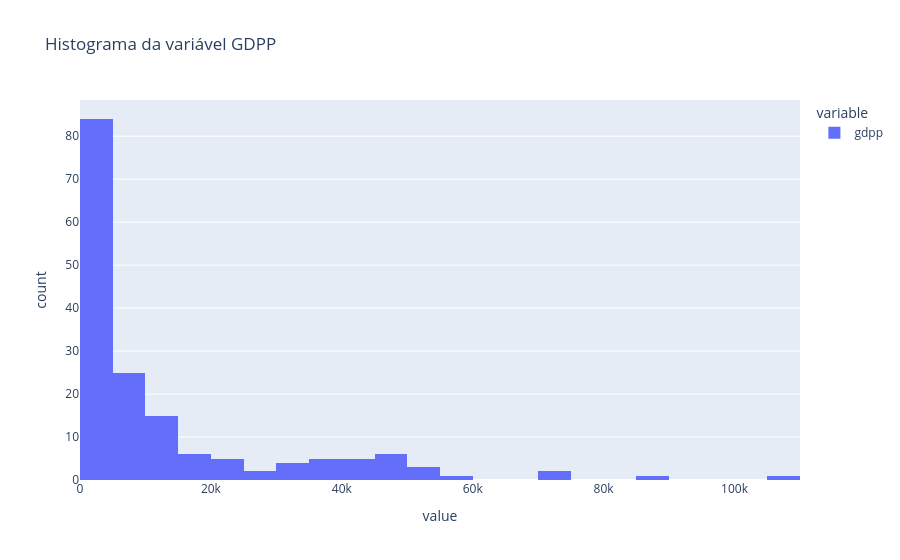

Source (notebook cell):
### Code cell
# Distribuição da variável GDPP (PIB per capita)
px.histogram(df_countries['gdpp'], title='Histograma da variável GDPP')

### Figure 1 — Plotly figure (JSON) as saved in the notebook; plotly's stock layout.template omitted (floating-point values rounded to 4 significant figures; data arrays with more than 128 entries replaced by an {"elided": "..."} marker saying what was removed)
{"data": [{"bingroup": "x", "hovertemplate": "variable=gdpp<br>value=%{x}<br>count=%{y}<extra></extra>", "legendgroup": "gdpp", "marker": {"color": "#636efa", "pattern": {"shape": ""}}, "name": "gdpp", "orientation": "v", "showlegend": true, "type": "histogram", "x": {"elided": "165 int values"}, "xaxis": "x", "yaxis": "y"}], "layout": {"barmode": "relative", "legend": {"title": {"text": "variable"}, "tracegroupgap": 0}, "title": {"text": "Histograma da variável GDPP"}, "xaxis": {"anchor": "y", "domain": [0, 1], "title": {"text": "value"}}, "yaxis": {"anchor": "x", "domain": [0, 1], "title": {"text": "count"}}}}
